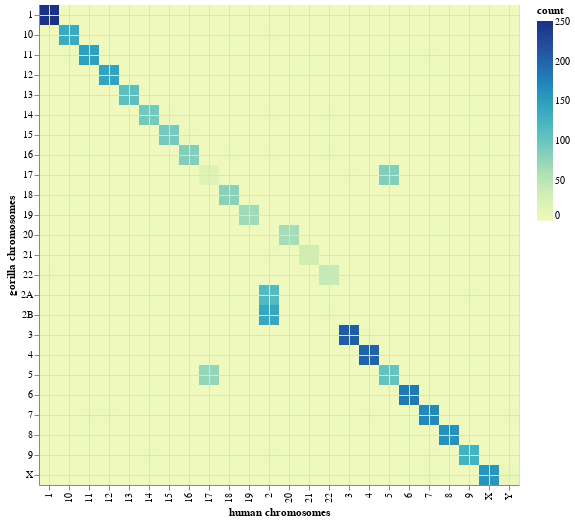

Notebook cell for this chart:
### Code cell
genome_graph(chrdf, 'human', 'gorilla')

### Figure 1 — Vega-Lite specification as saved in the notebook (floating-point values rounded to 4 significant figures; data arrays with more than 128 entries replaced by an {"elided": "..."} marker saying what was removed)
{"config": {"view": {"continuousWidth": 400, "continuousHeight": 300}}, "data": {"name": "data-3302a9c69cc0851e67b6803c5054fd95"}, "mark": "rect", "encoding": {"color": {"type": "quantitative", "field": "z", "title": "count"}, "x": {"type": "nominal", "axis": {"grid": true, "ticks": true, "title": "human chromosomes"}, "field": "x"}, "y": {"type": "nominal", "axis": {"grid": true, "ticks": true, "title": "gorilla chromosomes"}, "field": "y"}}, "$schema": "https://vega.github.io/schema/vega-lite/v4.0.0.json", "datasets": {"data-3302a9c69cc0851e67b6803c5054fd95": {"elided": "576 records"}}}
